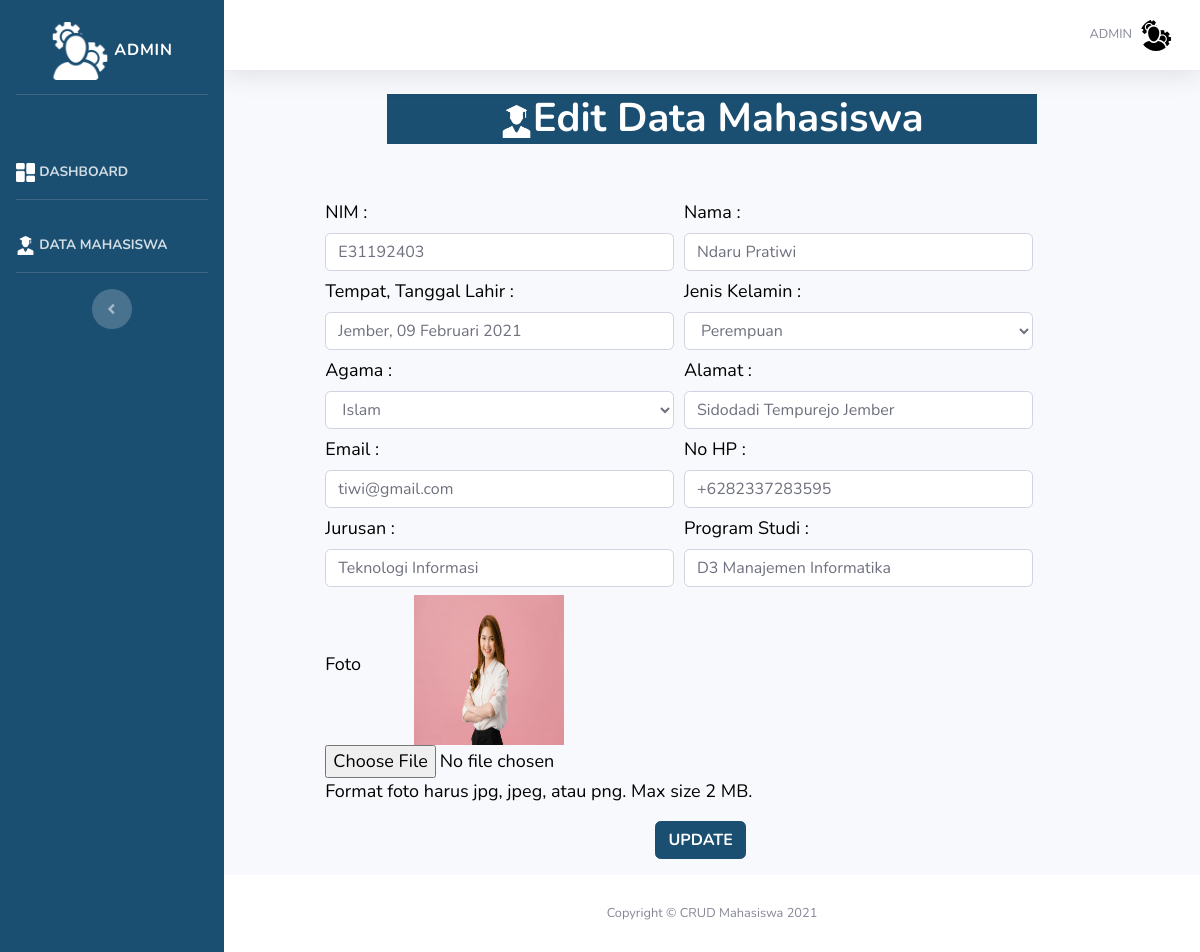
Page /Crud/edit_mahasiswa/1 on the committed database.
### tables this page shows
CREATE TABLE `tb_mahasiswa` (
  `id` int(128) NOT NULL,
  `nim` varchar(255) NOT NULL,
  `nama` varchar(255) NOT NULL,
  `ttl` varchar(255) NOT NULL,
  `jenkel` enum('Laki-Laki','Perempuan') NOT NULL,
  `agama` enum('Islam','Kristen','Katolik','Hindu','Buddha','Konghucu') NOT NULL,
  `alamat` varchar(255) NOT NULL,
  `email` varchar(255) NOT NULL,
  `no_hp` varchar(255) NOT NULL,
  `jurusan` varchar(255) NOT NULL,
  `prodi` varchar(255) NOT NULL,
  `foto` varchar(255) NOT NULL
);

### application/controllers/Crud.php (called while the page is built, shortened)
<?php
class Crud extends CI_Controller
{
    public function edit_mahasiswa($id)
    {
        $where = array('id' => $id);
        $data['judul'] = 'Edit Mahasiswa';
        $data['editmahasiswa'] = $this->Mahasiswa_model->edit_data($where, 'tb_mahasiswa')->result();
        $this->template_mahasiswa->views('edit_mahasiswa', $data);
    }
}

### index.php (called while the page is built, shortened)
<?php
require_once BASEPATH.'core/CodeIgniter.php';

### application/models/Mahasiswa_model.php (called while the page is built, shortened)
<?php
class Mahasiswa_model extends CI_Model
{
    function edit_data($where, $table)
    {
        return $this->db->get_where($table, $where);
    }
}

### application/views/edit_mahasiswa.php (the view, shortened to what this page needs)
<div class="container-fluid">
    <div class="edit_mahasiswa bg-primary font-weight-bold text-center mx-auto" style="height: 50px; width:70%;">
        <center>
            <h1 class="text-white font-weight-bold"><img src="<?php echo base_url('assets/image/student.png') ?>" width="5%" height="5%" alt="">Edit Data Mahasiswa</h1>
        </center>
    </div>
    <div class="form-edit-mahasiswa mt-5 offset-sm-1" style="color: black; font-size:large;">
        <?php
           foreach ($editmahasiswa as $row) {
           ?>
            <form method="POST" class="mahasiswa" action="<?php echo base_url('crud/update_mahasiswa'); ?>" enctype="multipart/form-data">
                <div class="form-row">
                    <div class="col-sm-5">
                        <label for="nim" class="col-form-label">NIM :</label>
                        <input type="text" id="nim" name="nim" class="form-control" value="<?php echo $row->nim; ?>">
                    </div>
                    <div class="col-sm-5">
                        <label for="nama" class="col-form-label">Nama :</label>
                        <input type="text" id="nama" name="nama" class="form-control" value="<?php echo $row->nama; ?>">
                    </div>
                </div>
                <div class="form-row">
                    <div class="col-sm-5">
                        <label for="ttl" class="col-form-label">Tempat, Tanggal Lahir :</label>
                        <input type="text" id="ttl" name="ttl" class="form-control" value="<?php echo $row->ttl; ?>">
                    </div>
                    <div class="col-sm-5">
                        <label for="jenkel" class="col-form-label">Jenis Kelamin :</label>
                        <select class="form-control" id="jenkel" name="jenkel" value="<?php echo $row->jenkel; ?>">
                            <option value="2" <?php if (($row->jenkel) == 'Perempuan') {
                                                   echo "selected";
                                               } ?>>Perempuan</option>
                        </select>
                    </div>
                </div>
                <div class="form-row">
                    <div class="col-sm-5">
                        <label for="agama" class="col-form-label">Agama :</label>
                        <select class="form-control" id="agama" name="agama" value="<?php echo $row->agama; ?>">
                            <option value="1" <?php if (($row->agama) == 'Islam') {
                                                   echo "selected";
                                               } ?>>Islam</option>
                        </select>
                    </div>
                    <div class="col-sm-5">
                        <label for="alamat" class="col-form-label">Alamat :</label>
                        <input type="text" id="alamat" name="alamat" class="form-control" value="<?php echo $row->alamat; ?>">
                    </div>
                </div>
                <div class="form-row">
                    <div class="col-sm-5">
                        <label for="email" class="col-form-label">Email :</label>
                        <input type="email" id="email" name="email" class="form-control" value="<?php echo $row->email; ?>">
                    </div>
                    <div class="col-sm-5">
                        <label for="no_hp" class="col-form-label">No HP :</label>
                        <input type="text" id="no_hp" name="no_hp" class="form-control" value="<?php echo $row->no_hp; ?>">
                    </div>
                </div>
                <div class="form-row">
                    <div class="col-sm-5">
                        <label for="jurusan" class="col-form-label">Jurusan :</label>
                        <input type="text" id="jurusan" name="jurusan" class="form-control" value="<?php echo $row->jurusan; ?>">
                    </div>
                    <div class="col-sm-5">
                        <label for="prodi" class="col-form-label">Program Studi :</label>
                        <input type="text" id="prodi" name="prodi" class="form-control" value="<?php echo $row->prodi; ?>">
                    </div>
                </div>
                <div class="form-group">
                    <label for="foto">Foto</label>
                    <img src="<?php echo base_url('uploads/'); ?><?php echo $row->foto; ?>" width="150" height="150" alt="" class="mt-2 ml-5">
                    <input type="file" class="form-control-file" id="foto" name="foto" value="<?php echo $row->foto; ?>">
                    <p>Format foto harus jpg, jpeg, atau png. Max size 2 MB.</p>
                </div>
                <div class="form-group text-center" style="margin-right: 100px;">
                    <button type="submit" class="btn btn-primary" style="font-weight: bold;">UPDATE</button>
                </div>
            </form>
        <?php } ?>
    </div>
</div>

### rows in the picture
tb_mahasiswa: nim "E31192403", nama "Ndaru Pratiwi", ttl "Jember, 09 Februari 2021", jenkel "Perempuan", agama "Islam", alamat "Sidodadi Tempurejo Jember", email "tiwi@gmail.com", no_hp "+6282337283595", jurusan "Teknologi Informasi", prodi "D3 Manajemen Informatika", foto (picture)
